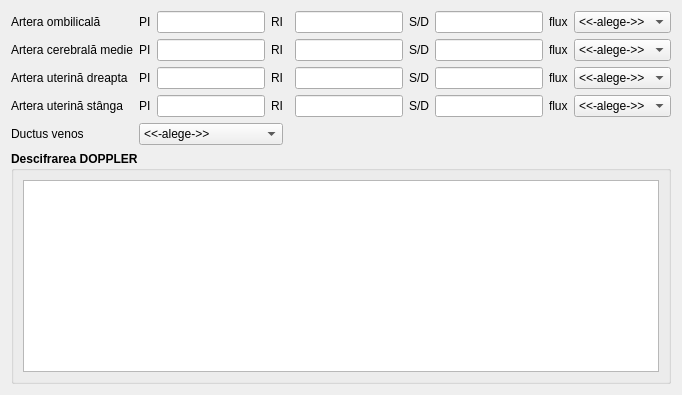
         <widget class="QWidget" name="tab_3">
          <attribute name="title">
           <string>Velocimetrie Doppler</string>
          </attribute>
          <layout class="QGridLayout" name="gridLayout_76">
           <item row="2" column="6">
            <widget class="QLabel" name="label_221">
             <property name="text">
              <string>S/D</string>
             </property>
            </widget>
           </item>
           <item row="3" column="6">
            <widget class="QLabel" name="label_225">
             <property name="text">
              <string>S/D</string>
             </property>
            </widget>
           </item>
           <item row="1" column="0">
            <widget class="QLabel" name="label_207">
             <property name="text">
              <string>Artera cerebrală medie</string>
             </property>
            </widget>
           </item>
           <item row="1" column="7">
            <widget class="QLineEdit" name="gestation2_cerebral_SD"/>
           </item>
           <item row="0" column="7">
            <widget class="QLineEdit" name="gestation2_ombilic_SD"/>
           </item>
           <item row="1" column="9">
            <widget class="QComboBox" name="gestation2_cerebral_flux">
             <item>
              <property name="text">
               <string>&lt;&lt;-alege-&gt;&gt;</string>
              </property>
             </item>
             <item>
              <property name="text">
               <string>normal</string>
              </property>
             </item>
             <item>
              <property name="text">
               <string>anormal</string>
              </property>
             </item>
            </widget>
           </item>
           <item row="2" column="3">
            <widget class="QLabel" name="label_220">
             <property name="text">
              <string>RI</string>
             </property>
            </widget>
           </item>
           <item row="3" column="1">
            <widget class="QLabel" name="label_223">
             <property name="text">
              <string>PI</string>
             </property>
            </widget>
           </item>
           <item row="3" column="0">
            <widget class="QLabel" name="label_209">
             <property name="text">
              <string>Artera uterină stânga</string>
             </property>
            </widget>
           </item>
           <item row="1" column="6">
            <widget class="QLabel" name="label_217">
             <property name="text">
              <string>S/D</string>
             </property>
            </widget>
           </item>
           <item row="2" column="5">
            <widget class="QLineEdit" name="gestation2_uterRight_RI"/>
           </item>
           <item row="0" column="3">
            <widget class="QLabel" name="label_212">
             <property name="text">
              <string>RI</string>
             </property>
            </widget>
           </item>
           <item row="3" column="5">
            <widget class="QLineEdit" name="gestation2_uterLeft_RI"/>
           </item>
           <item row="3" column="3">
            <widget class="QLabel" name="label_224">
             <property name="text">
              <string>RI</string>
             </property>
            </widget>
           </item>
           <item row="2" column="0">
            <widget class="QLabel" name="label_208">
             <property name="text">
              <string>Artera uterină dreapta</string>
             </property>
            </widget>
           </item>
           <item row="2" column="7">
            <widget class="QLineEdit" name="gestation2_uterRight_SD"/>
           </item>
           <item row="3" column="7">
            <widget class="QLineEdit" name="gestation2_uterLeft_SD"/>
           </item>
           <item row="0" column="1">
            <widget class="QLabel" name="label_211">
             <property name="text">
              <string>PI</string>
             </property>
            </widget>
           </item>
           <item row="2" column="9">
            <widget class="QComboBox" name="gestation2_uterRight_flux">
             <item>
              <property name="text">
               <string>&lt;&lt;-alege-&gt;&gt;</string>
              </property>
             </item>
             <item>
              <property name="text">
               <string>normal</string>
              </property>
             </item>
             <item>
              <property name="text">
               <string>anormal</string>
              </property>
             </item>
            </widget>
           </item>
           <item row="2" column="8">
            <widget class="QLabel" name="label_222">
             <property name="text">
              <string>flux</string>
             </property>
            </widget>
           </item>
           <item row="1" column="8">
            <widget class="QLabel" name="label_218">
             <property name="text">
              <string>flux</string>
             </property>
            </widget>
           </item>
           <item row="4" column="0">
            <widget class="QLabel" name="label_210">
             <property name="text">
              <string>Ductus venos</string>
             </property>
            </widget>
           </item>
           <item row="4" column="1" colspan="3">
            <widget class="QComboBox" name="gestation2_ductVenos">
             <item>
              <property name="text">
               <string>&lt;&lt;-alege-&gt;&gt;</string>
              </property>
             </item>
             <item>
              <property name="text">
               <string>normal</string>
              </property>
             </item>
             <item>
              <property name="text">
               <string>anormal redus</string>
              </property>
             </item>
             <item>
              <property name="text">
               <string>anormal nul</string>
              </property>
             </item>
             <item>
              <property name="text">
               <string>anormal revers</string>
              </property>
             </item>
             <item>
              <property name="text">
               <string>dificil</string>
              </property>
             </item>
            </widget>
           </item>
           <item row="1" column="5">
            <widget class="QLineEdit" name="gestation2_cerebral_RI"/>
           </item>
           <item row="0" column="9">
            <widget class="QComboBox" name="gestation2_ombilic_flux">
             <item>
              <property name="text">
               <string>&lt;&lt;-alege-&gt;&gt;</string>
              </property>
             </item>
             <item>
              <property name="text">
               <string>normal</string>
              </property>
             </item>
             <item>
              <property name="text">
               <string>anormal</string>
              </property>
             </item>
            </widget>
           </item>
           <item row="3" column="8">
            <widget class="QLabel" name="label_226">
             <property name="text">
              <string>flux</string>
             </property>
            </widget>
           </item>
           <item row="3" column="9">
            <widget class="QComboBox" name="gestation2_uterLeft_flux">
             <item>
              <property name="text">
               <string>&lt;&lt;-alege-&gt;&gt;</string>
              </property>
             </item>
             <item>
              <property name="text">
               <string>normal</string>
              </property>
             </item>
             <item>
              <property name="text">
               <string>anormal</string>
              </property>
             </item>
            </widget>
           </item>
           <item row="0" column="5">
            <widget class="QLineEdit" name="gestation2_ombilic_RI"/>
           </item>
           <item row="0" column="0">
            <widget class="QLabel" name="label_206">
             <property name="text">
              <string>Artera ombilicală</string>
             </property>
            </widget>
           </item>
           <item row="2" column="1">
            <widget class="QLabel" name="label_219">
             <property name="text">
              <string>PI</string>
             </property>
            </widget>
           </item>
           <item row="0" column="6">
            <widget class="QLabel" name="label_213">
             <property name="text">
              <string>S/D</string>
             </property>
            </widget>
           </item>
           <item row="1" column="1">
            <widget class="QLabel" name="label_215">
             <property name="text">
              <string>PI</string>
             </property>
            </widget>
           </item>
           <item row="1" column="3">
            <widget class="QLabel" name="label_216">
             <property name="text">
              <string>RI</string>
             </property>
            </widget>
           </item>
           <item row="5" column="0" colspan="10">
            <widget class="QGroupBox" name="groupBox_35">
             <property name="font">
              <font>
               <family>Segoe UI</family>
               <bold>true</bold>
              </font>
             </property>
             <property name="title">
              <string>Descifrarea DOPPLER</string>
             </property>
             <layout class="QGridLayout" name="gridLayout_83">
              <item row="0" column="0">
               <widget class="QTextEdit" name="gestation2_infoDoppler">
                <property name="font">
                 <font>
                  <family>Segoe UI</family>
                  <bold>false</bold>
                 </font>
                </property>
                <property name="readOnly">
                 <bool>true</bool>
                </property>
               </widget>
              </item>
             </layout>
            </widget>
           </item>
           <item row="3" column="2">
            <widget class="QLineEdit" name="gestation2_uterLeft_PI"/>
           </item>
           <item row="2" column="2">
            <widget class="QLineEdit" name="gestation2_uterRight_PI"/>
           </item>
           <item row="1" column="2">
            <widget class="QLineEdit" name="gestation2_cerebral_PI"/>
           </item>
           <item row="0" column="2">
            <widget class="QLineEdit" name="gestation2_ombilic_PI"/>
           </item>
           <item row="0" column="8">
            <widget class="QLabel" name="label_214">
             <property name="text">
              <string>flux</string>
             </property>
            </widget>
           </item>
          </layout>
         </widget>
